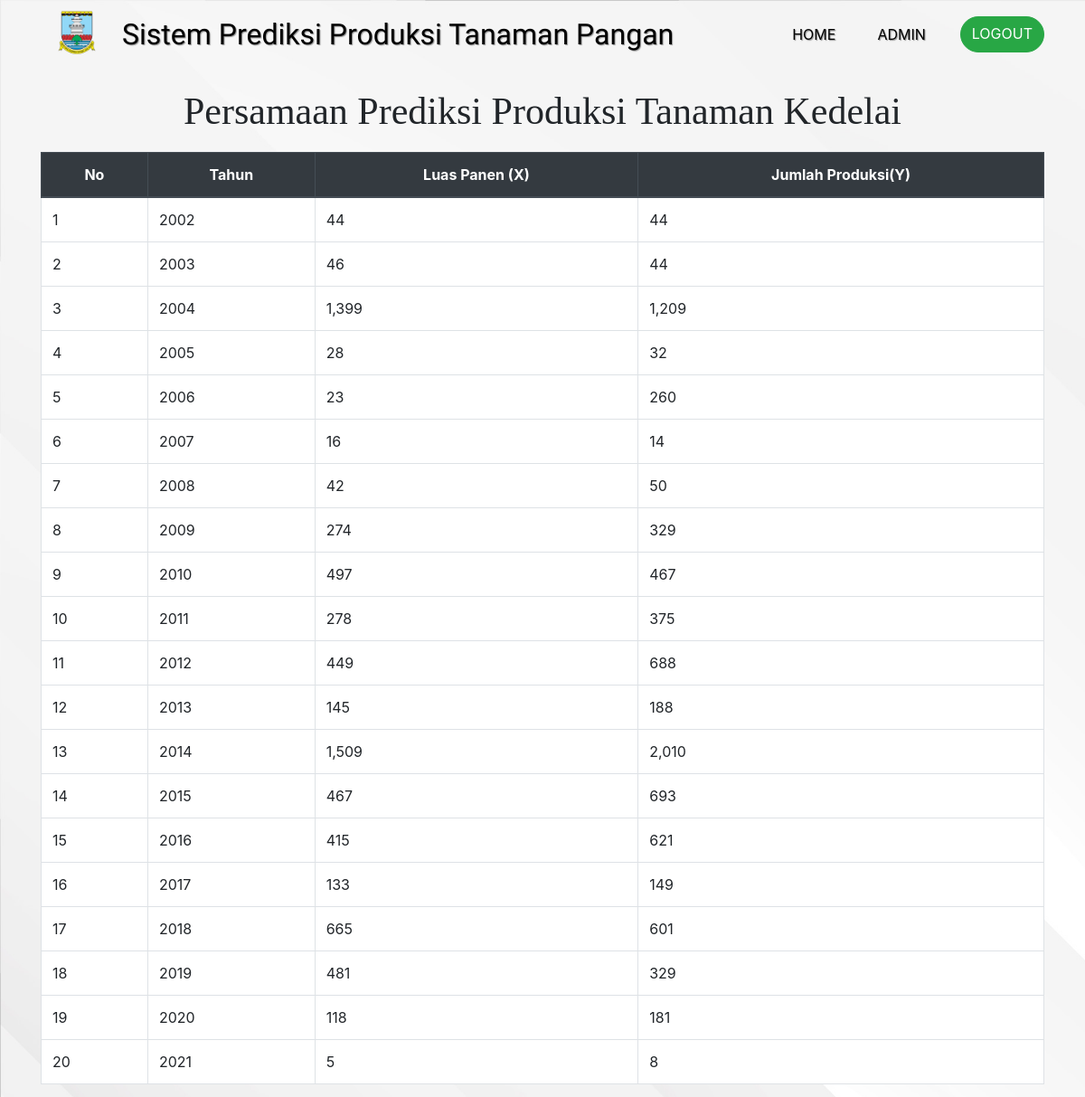
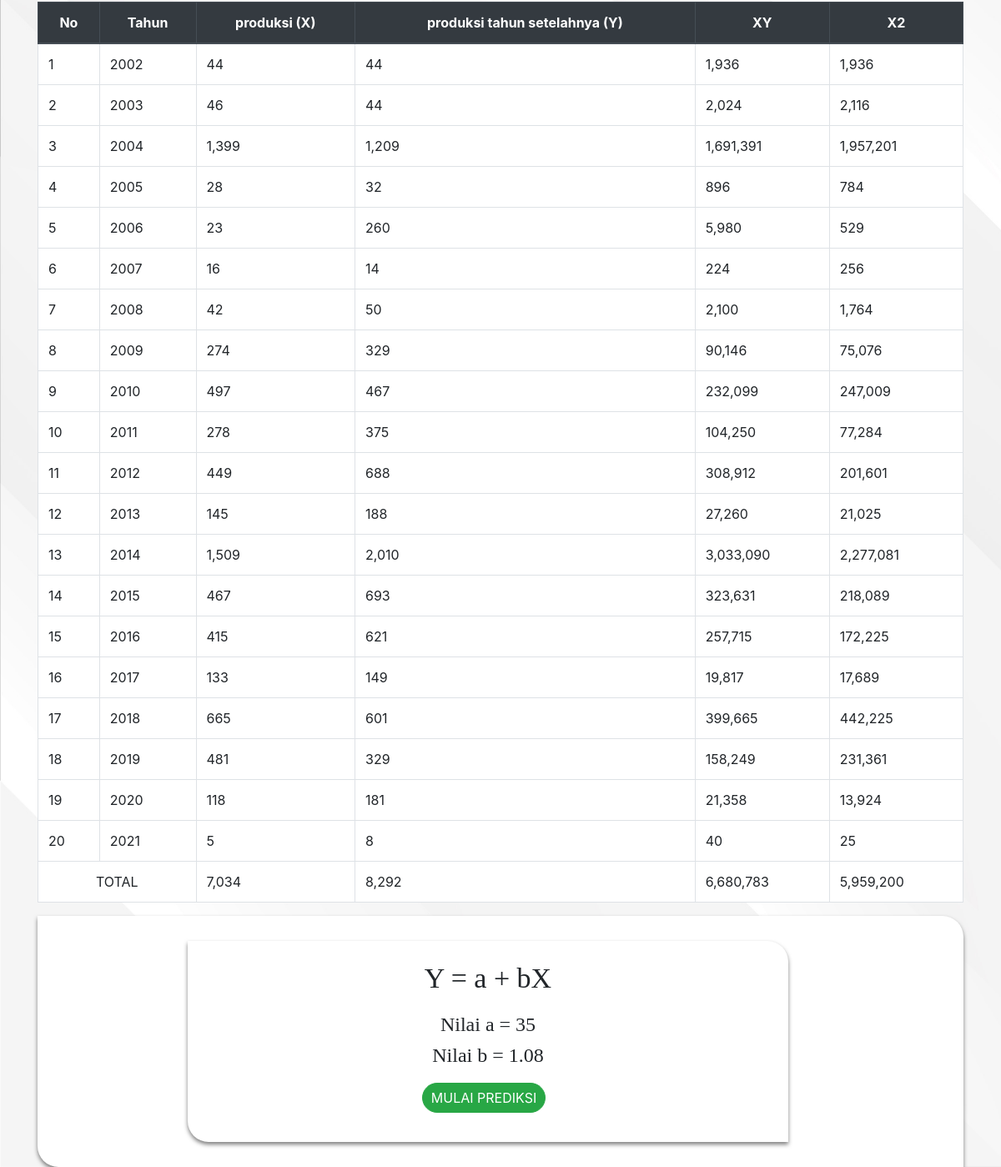
Page /admin/prediksi/kedelai/kedelai.php (signed in) on the committed database (2 pictures, top to bottom).
### tables this page shows
CREATE TABLE `kedelai` (
  `id_kedelai` int(11) NOT NULL,
  `tahun` int(50) NOT NULL,
  `produksi` int(200) NOT NULL,
  `LuasPanen` int(200) NOT NULL
);

### function/functions.php (called while the page is built, shortened)
<?php
$conn = mysqli_connect("localhost", "root", "", "prediksi2.0");
function query($query)
{
    global $conn;
    $result = mysqli_query($conn, $query);
    $rows = [];
    while ($row = mysqli_fetch_assoc($result)) {
        $rows[] = $row;
    }
    return $rows;
}

### admin/prediksi/kedelai/kedelai.php (the view, shortened to what this page needs)
<?php
require '../../../function/functions.php';
$jml = "SELECT * FROM kedelai";
$hasil = mysqli_query($conn, $jml);
$hasil = mysqli_num_rows($hasil);
$data = query("SELECT * FROM kedelai ORDER BY tahun");
$dataY = query("SELECT produksi FROM kedelai ORDER BY tahun");
$merged_array = [];
foreach ($data as $key => $row) {
    $merged_array[$key] = ['first' => $row];
}
foreach ($dataY as $key => $row) {
    $merged_array[$key]['second'] = $row;
}
?>
<!doctype html>
<html lang="en">
<head>
    <link rel="stylesheet" href="../../../bootstrap/css/bootstrap.min.css">
    <link rel="stylesheet" href="../css/Prediksi-page.css">
</head>
<body>
    <nav class="navbar navbar-expand-lg navbar-light">
        <div class="container">
            <img src="../../../logodinaskabserang/Serang.png" alt="logo">
            <a class="navbar-brand" href="">Sistem Prediksi Produksi Tanaman Pangan</a>
            <div class="collapse navbar-collapse" id="navbarNavAltMarkup">
                <div class="navbar-nav ml-auto">
                    <a class="nav-item nav-link active" href="../../admin-page.php">Home</a>
                    <a class="nav-item nav-link" href="../../dataadmin.php">admin</a>
                    <a class="nav-item btn btn-success tombol" href="../../logout.php">logout</a>
                </div>
            </div>
        </div>
    </nav>
    <div class="container">
        <h1 class="header">persamaan prediksi produksi tanaman kedelai</h1>
        <table class="table table-bordered">
            <thead class="thead-dark">
                <tr>
                    <th scope="col">No</th>
                    <th scope="col">Tahun</th>
                    <th scope="col">Luas Panen (X)</th>
                    <th scope="col">Jumlah Produksi(Y)</th>
                </tr>
            </thead>
            <tbody>
                <?php $i = 1;
                ?>
                <?php foreach ($merged_array as $key => $data) : ?>
                    <tr>
                        <td><?= $i; ?></td>
                        <td><?= $data['first']['tahun']; ?></td>
                        <td><?= number_format($data['first']['LuasPanen']); ?></td>
                        <td><?php if (@$data['second']['produksi'] == null) {
                                echo $data['second']['produksi'] = null;
                            } else {
                                echo number_format($data['second']['produksi']);
                            } ?>
                        </td>
                        <?php $i++ ?>
                    </tr>
                <?php endforeach; ?>
            </tbody>
        </table>
        <table class="table table-bordered">
            <thead class="thead-dark">
                <tr>
                    <th scope="col">No</th>
                    <th scope="col">Tahun</th>
                    <th scope="col">produksi (X)</th>
                    <th scope="col">produksi tahun setelahnya (Y)</th>
                    <th scope="col">XY</th>
                    <th scope="col">X2</th>
                </tr>
            </thead>
            <tbody>
                <?php $i = 1;
                ?>
                <?php foreach ($merged_array as $key => $data) : ?>
                    <tr>
                        <td><?= $i; ?></td>
                        <td><?= $data['first']['tahun']; ?></td>
                        <td><?= number_format($data['first']['LuasPanen']); ?></td>
                        <td><?php if (@$data['second']['produksi'] == null) {
                                echo $data['second']['produksi'] = null;
                            } else {
                                echo number_format($data['second']['produksi']);
                            } ?>
                        </td>
                        <td><?= number_format($data['first']['LuasPanen'] * $data['second']['produksi']); ?></td>
                        <td><?= number_format($data['first']['LuasPanen'] * $data['first']['LuasPanen']); ?></td>
                        <?php $i++ ?>
                    </tr>
                <?php endforeach; ?>
                <tr>
                    <td colspan="2" style="text-align: center;">TOTAL</td>
                    <td><?php $totalX = 0;
                        foreach ($merged_array as $key => $data) {
                            $totalX += $data['first']['LuasPanen'];
                        }
                        echo number_format($totalX); ?></td>
                    <td><?php $totalY = 0;
                        foreach ($merged_array as $key => $data) {
                            $totalY += $data['second']['produksi'];
                        }
                        echo number_format($totalY); ?></td>
                    <td>
                        <?php $totalXY = 0;
                        foreach ($merged_array as $key => $data) {
                            $totalXY += $data['first']['LuasPanen'] * $data['second']['produksi'];
                        }
                        echo number_format($totalXY); ?>
                    </td>
                    <td>
                        <?php $totalX2 = 0;
                        foreach ($merged_array as $key => $data) {
                            $totalX2 += $data['first']['LuasPanen'] * $data['first']['LuasPanen'];
                        }
                        echo number_format($totalX2); ?>
                    </td>
                </tr>
            </tbody>
        </table>
        <?php
        $tx = (float) $totalX;
        $ty = (float) $totalY;
        $txy = $totalXY;
        $tx2 = $totalX2;
        $n = (float)$hasil;
        ?>
        <div class="col-12 info-panel">
            <div class="row">
                <div class="col-lg persamaan">
                    <h2>Y = a + bX</h2>
                    <h4>Nilai a = <?php $atas = (($ty * $tx2) - ($tx * $txy));
                                    $bawah = (($n * $tx2) - ($tx * $tx));
                                    $a = $atas / $bawah;
                                    $aclear = $a;
                                    $a = number_format($a);
                                    echo $a; ?>
                    </h4>
                    <h4>Nilai b = <?php $atas = (($n * ($txy)) - ($tx * $ty));
                                    $bawah = (($n * ($tx2)) - ($tx * $tx));
                                    $b = $atas / $bawah;
                                    $b = sprintf('%.2f', $b);
                                    echo $b; ?>
                    </h4>
                    <div class="peradd">
                        <a class="nav-item btn btn-success add" href="prediksi.php?a=<?= $aclear; ?>&b=<?= $b; ?>">mulai prediksi</a>
                    </div>
                </div>
            </div>
        </div>
    </div>
</body>
</html>

### admin/prediksi/css/Prediksi-page.css (style rules this page uses)
body { background-image: url(../../background/bgpage.jpg); background-size: cover; }
.navbar { position: relative; z-index: 1; }
.navbar-brand { font-family: viga; font-size: 16px; }
.navbar img { width: 50px; position: relative; }
.navbar .nav-link { text-align: center; }
.tombol { text-transform: uppercase; border-radius: 40px; }
.add { text-transform: uppercase; border-radius: 40px; font-size: 16px; margin-right: 10px; padding: 5px 10px; margin-top: 10px; margin-bottom: 10px; }
.header { font-size: 42px; margin-top: 20px; text-align: center; text-transform: capitalize; font-family: poppins; margin-bottom: 20px; }
.info-panel { box-shadow: 0 3px 5px rgba(0, 0, 0, 0.5); border-radius: 0 25px; background-color: white; padding: 30px; display: flex; justify-content: center; }
.info-panel .persamaan { background-color:white; box-shadow: 0 3px 5px rgba(0, 0, 0, 0.5); border-radius: 0 25px; padding: 25px; margin-bottom: 30px; width: 60vw; justify-content: center; }
.info-panel .persamaan h2 { font-size: 34px; text-align: center; font-family: poppins; margin-bottom: 20px; }
.info-panel .persamaan h4 { font-size: 24px; font-family: poppins; text-align: center; }
.info-panel .peradd { display: flex; justify-content: center; }
.table { background-color: white; }
.table th { text-align: center; }
@media (min-width: 992px) { .navbar { padding-bottom: 10px; } }
@media (min-width: 992px) { .navbar-brand { font-size: 32px; } }
@media (min-width: 992px) { .navbar-brand, .nav-link { color: rgb(0, 0, 0) !important; text-shadow: 1px 1px 1px rgba(105, 105, 105, 0.7); } }
@media (min-width: 992px) { .navbar img { width: 80px; position: relative; bottom: 2px; margin-right: 10px; } }
@media (min-width: 992px) { .nav-link { text-transform: uppercase; margin-right: 30px; } }
@media (min-width: 992px) { .info-panel .persamaan { margin-right: 50px; margin-bottom: 0; margin-left: 20px; } }

### rows in the picture
kedelai: tahun "2002", LuasPanen "44", produksi "44", produksi "1,936", $data['first']['LuasPanen']*$data['first']['LuasPanen'] "1,936"
kedelai: tahun "2003", LuasPanen "46", produksi "44", produksi "2,024", $data['first']['LuasPanen']*$data['first']['LuasPanen'] "2,116"
kedelai: tahun "2004", LuasPanen "1,399", produksi "1,209", produksi "1,691,391", $data['first']['LuasPanen']*$data['first']['LuasPanen'] "1,957,201"
kedelai: tahun "2005", LuasPanen "28", produksi "32", produksi "896", $data['first']['LuasPanen']*$data['first']['LuasPanen'] "784"
kedelai: tahun "2006", LuasPanen "23", produksi "260", produksi "5,980", $data['first']['LuasPanen']*$data['first']['LuasPanen'] "529"
kedelai: tahun "2007", LuasPanen "16", produksi "14", produksi "224", $data['first']['LuasPanen']*$data['first']['LuasPanen'] "256"
kedelai: tahun "2008", LuasPanen "42", produksi "50", produksi "2,100", $data['first']['LuasPanen']*$data['first']['LuasPanen'] "1,764"
kedelai: tahun "2009", LuasPanen "274", produksi "329", produksi "90,146", $data['first']['LuasPanen']*$data['first']['LuasPanen'] "75,076"
kedelai: tahun "2010", LuasPanen "497", produksi "467", produksi "232,099", $data['first']['LuasPanen']*$data['first']['LuasPanen'] "247,009"
kedelai: tahun "2011", LuasPanen "278", produksi "375", produksi "104,250", $data['first']['LuasPanen']*$data['first']['LuasPanen'] "77,284"
kedelai: tahun "2012", LuasPanen "449", produksi "688", produksi "308,912", $data['first']['LuasPanen']*$data['first']['LuasPanen'] "201,601"
kedelai: tahun "2013", LuasPanen "145", produksi "188", produksi "27,260", $data['first']['LuasPanen']*$data['first']['LuasPanen'] "21,025"
kedelai: tahun "2014", LuasPanen "1,509", produksi "2,010", produksi "3,033,090", $data['first']['LuasPanen']*$data['first']['LuasPanen'] "2,277,081"
kedelai: tahun "2015", LuasPanen "467", produksi "693", produksi "323,631", $data['first']['LuasPanen']*$data['first']['LuasPanen'] "218,089"
kedelai: tahun "2016", LuasPanen "415", produksi "621", produksi "257,715", $data['first']['LuasPanen']*$data['first']['LuasPanen'] "172,225"
kedelai: tahun "2017", LuasPanen "133", produksi "149", produksi "19,817", $data['first']['LuasPanen']*$data['first']['LuasPanen'] "17,689"
kedelai: tahun "2018", LuasPanen "665", produksi "601", produksi "399,665", $data['first']['LuasPanen']*$data['first']['LuasPanen'] "442,225"
kedelai: tahun "2019", LuasPanen "481", produksi "329", produksi "158,249", $data['first']['LuasPanen']*$data['first']['LuasPanen'] "231,361"
kedelai: tahun "2020", LuasPanen "118", produksi "181", produksi "21,358", $data['first']['LuasPanen']*$data['first']['LuasPanen'] "13,924"
kedelai: tahun "2021", LuasPanen "5", produksi "8", produksi "40", $data['first']['LuasPanen']*$data['first']['LuasPanen'] "25"

### other values in the picture
$totalX "7,034"
$totalY "8,292"
$totalXY "6,680,783"
$totalX2 "5,959,200"
$a "35"
$b "1.08"
